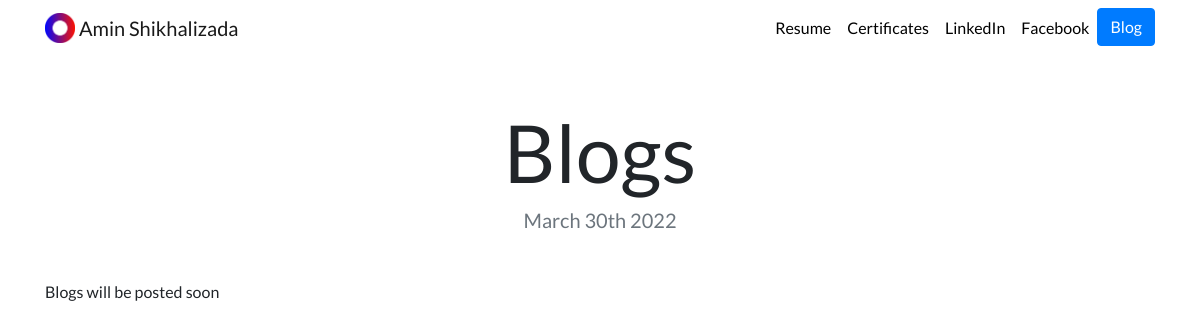
The app's page /blog/2/ with its own data.
### blog/models.py (models this page shows, shortened)
class Blog(models.Model):
    title  = models.CharField(max_length=100)
    description  = models.TextField()
    date = models.DateField()

### blog/views.py (the view)
# urls.py: path('<int:blog_id>/', views.detail, name='detail')
def detail(request, blog_id):
    blog = get_object_or_404(Blog, pk=blog_id)
    return render(request, 'blog/detail.html', {'blog':blog})

### blog/templates/blog/detail.html
{% extends "portfolio/base.html" %}
{% load static %}
{% block content %}
<h1 class="text-center mt-5" id="blogdetailtitle">{{ blog.title }}</h1>
<h5 class="text-center text-muted mb-5">{{ blog.date|date:'F jS Y' }}</h5>
{{ blog.description|safe }}
{% endblock %}

### portfolio/static/portfolio/custom.css (style rules this page uses)
body { font-family: 'Lato', sans-serif; }
@media (min-width: 992px) { #blogdetailtitle { font-size: 5rem; } }

### records on screen
Blog: title "Blogs", date "March 30th 2022", description "Blogs will be posted soon"
